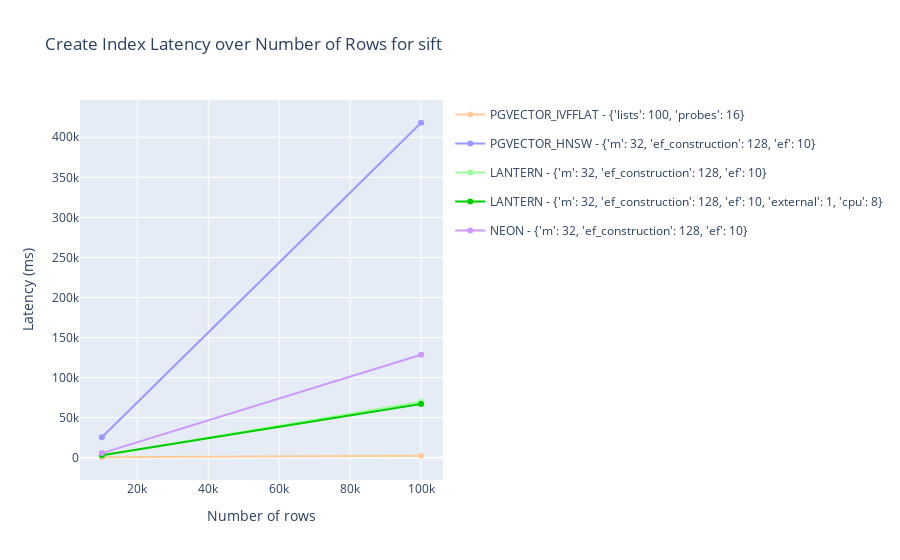
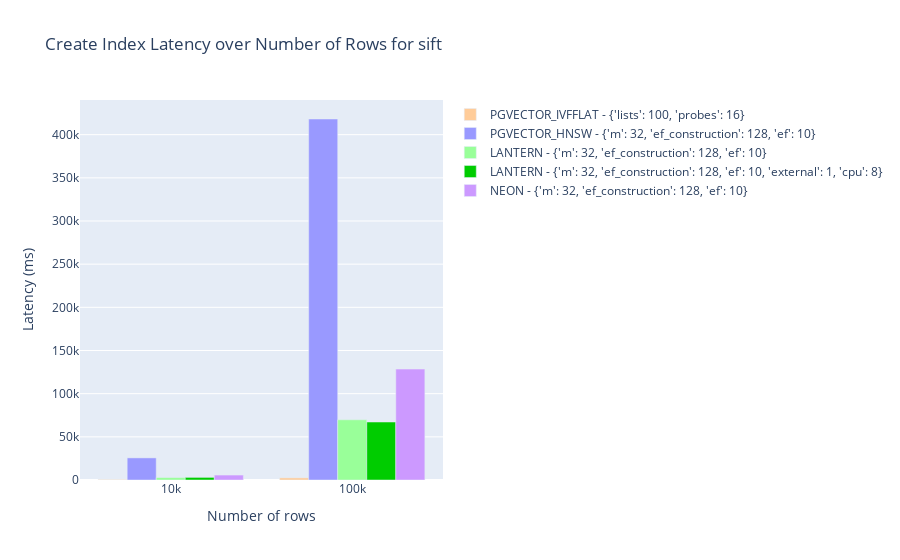

The cell these charts' notebook holds for them, in order:
### Markdown cell above
# Plot data

### Code cell
from core.utils.constants import Dataset, SUGGESTED_INDEX_PARAMS
from notebooks.plot_create_benchmarks import plot_latency_results
plot_latency_results(SUGGESTED_INDEX_PARAMS, Dataset.SIFT, plot_type='line')
plot_latency_results(SUGGESTED_INDEX_PARAMS, Dataset.SIFT, plot_type='bar')

### Figure 1 — Plotly figure (JSON) as saved in the notebook; plotly's stock layout.template omitted (floating-point values rounded to 4 significant figures)
{"data": [{"legendgroup": "PGVECTOR_IVFFLAT - {'lists': 100, 'probes': 16}", "marker": {"color": "rgb(255,204,153)"}, "mode": "lines+markers", "name": "PGVECTOR_IVFFLAT - {'lists': 100, 'probes': 16}", "type": "scatter", "x": [10000, 100000], "y": [554.1, 2482.0]}, {"fill": "toself", "fillcolor": "rgba(255,204,153,0.3)", "legendgroup": "PGVECTOR_IVFFLAT - {'lists': 100, 'probes': 16}", "line": {"color": "rgba(255,255,255,0)"}, "showlegend": false, "type": "scatter", "x": [10000, 100000, 100000, 10000], "y": [554.4, 2562.0, 2402.0, 553.7]}, {"legendgroup": "PGVECTOR_HNSW - {'m': 32, 'ef_construction': 128, 'ef': 10}", "marker": {"color": "rgb(153,153,255)"}, "mode": "lines+markers", "name": "PGVECTOR_HNSW - {'m': 32, 'ef_construction': 128, 'ef': 10}", "type": "scatter", "x": [10000, 100000], "y": [25610.0, 418100.0]}, {"fill": "toself", "fillcolor": "rgba(153,153,255,0.3)", "legendgroup": "PGVECTOR_HNSW - {'m': 32, 'ef_construction': 128, 'ef': 10}", "line": {"color": "rgba(255,255,255,0)"}, "showlegend": false, "type": "scatter", "x": [10000, 100000, 100000, 10000], "y": [25950.0, 418100.0, 418100.0, 25270.0]}, {"legendgroup": "LANTERN - {'m': 32, 'ef_construction': 128, 'ef': 10}", "marker": {"color": "rgb(153,255,153)"}, "mode": "lines+markers", "name": "LANTERN - {'m': 32, 'ef_construction': 128, 'ef': 10}", "type": "scatter", "x": [10000, 100000], "y": [2818.0, 69730.0]}, {"fill": "toself", "fillcolor": "rgba(153,255,153,0.3)", "legendgroup": "LANTERN - {'m': 32, 'ef_construction': 128, 'ef': 10}", "line": {"color": "rgba(255,255,255,0)"}, "showlegend": false, "type": "scatter", "x": [10000, 100000, 100000, 10000], "y": [2835.0, 69730.0, 69730.0, 2801.0]}, {"legendgroup": "LANTERN - {'m': 32, 'ef_construction': 128, 'ef': 10, 'external': 1, 'cpu': 8}", "marker": {"color": "rgb(0,204,0)"}, "mode": "lines+markers", "name": "LANTERN - {'m': 32, 'ef_construction': 128, 'ef': 10, 'external': 1, 'cpu': 8}", "type": "scatter", "x": [10000, 100000], "y": [3019.0, 67140.0]}, {"fill": "toself", "fillcolor": "rgba(0,204,0,0.3)", "legendgroup": "LANTERN - {'m': 32, 'ef_construction': 128, 'ef': 10, 'external': 1, 'cpu': 8}", "line": {"color": "rgba(255,255,255,0)"}, "showlegend": false, "type": "scatter", "x": [10000, 100000, 100000, 10000], "y": [3080.0, 67140.0, 67140.0, 2958.0]}, {"legendgroup": "NEON - {'m': 32, 'ef_construction': 128, 'ef': 10}", "marker": {"color": "rgb(204,153,255)"}, "mode": "lines+markers", "name": "NEON - {'m': 32, 'ef_construction': 128, 'ef': 10}", "type": "scatter", "x": [10000, 100000], "y": [5725.0, 128500.0]}, {"fill": "toself", "fillcolor": "rgba(204,153,255,0.3)", "legendgroup": "NEON - {'m': 32, 'ef_construction': 128, 'ef': 10}", "line": {"color": "rgba(255,255,255,0)"}, "showlegend": false, "type": "scatter", "x": [10000, 100000, 100000, 10000], "y": [5746.0, 128500.0, 128500.0, 5704.0]}], "layout": {"autosize": true, "title": {"text": "Create Index Latency over Number of Rows for sift"}, "xaxis": {"autorange": true, "range": [4082.0, 105900.0], "title": {"text": "Number of rows"}, "type": "linear"}, "yaxis": {"autorange": true, "range": [-33910.0, 452600.0], "title": {"text": "Latency (ms)"}, "type": "linear"}}}

### Figure 2 — Plotly figure (JSON) as saved in the notebook; plotly's stock layout.template omitted (floating-point values rounded to 4 significant figures)
{"data": [{"marker": {"color": "rgb(255,204,153)"}, "name": "PGVECTOR_IVFFLAT - {'lists': 100, 'probes': 16}", "type": "bar", "x": ["10k", "100k"], "y": [554.1, 2482.0]}, {"marker": {"color": "rgb(153,153,255)"}, "name": "PGVECTOR_HNSW - {'m': 32, 'ef_construction': 128, 'ef': 10}", "type": "bar", "x": ["10k", "100k"], "y": [25610.0, 418100.0]}, {"marker": {"color": "rgb(153,255,153)"}, "name": "LANTERN - {'m': 32, 'ef_construction': 128, 'ef': 10}", "type": "bar", "x": ["10k", "100k"], "y": [2818.0, 69730.0]}, {"marker": {"color": "rgb(0,204,0)"}, "name": "LANTERN - {'m': 32, 'ef_construction': 128, 'ef': 10, 'external': 1, 'cpu': 8}", "type": "bar", "visible": true, "x": ["10k", "100k"], "y": [3019.0, 67140.0]}, {"marker": {"color": "rgb(204,153,255)"}, "name": "NEON - {'m': 32, 'ef_construction': 128, 'ef': 10}", "type": "bar", "x": ["10k", "100k"], "y": [5725.0, 128500.0]}], "layout": {"autosize": true, "title": {"text": "Create Index Latency over Number of Rows for sift"}, "xaxis": {"autorange": true, "range": [-0.5, 1.5], "title": {"text": "Number of rows"}, "type": "category"}, "yaxis": {"autorange": true, "range": [0, 440200.0], "title": {"text": "Latency (ms)"}, "type": "linear"}}}
